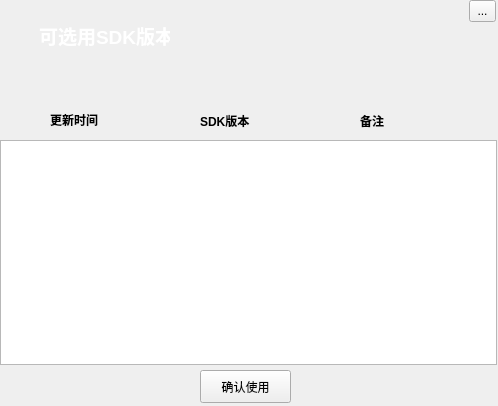
<?xml version="1.0" encoding="UTF-8"?>
<ui version="4.0">
 <class>Form</class>
 <widget class="QWidget" name="Form">
  <property name="geometry">
   <rect>
    <x>0</x>
    <y>0</y>
    <width>498</width>
    <height>406</height>
   </rect>
  </property>
  <property name="windowTitle">
   <string>Form</string>
  </property>
  <property name="styleSheet">
   <string notr="true">QToolButton[objectName=&quot;closetoolButton&quot;] {
border:0px;
}
QToolButton[objectName=&quot;closetoolButton&quot;]:hover {
image:url(:/images/close_hover.png);
}
QToolButton[objectName=&quot;closetoolButton&quot;]:pressed {
image:url(:/images/close_pressed.png);
}

QWidget[objectName=&quot;widget&quot;]{
background-image: url(:/images/funcell_bg.png);
}
QPushButton[objectName=&quot;pushButton&quot;]{
background-color: rgb(0, 170, 255);
color: rgb(255, 255, 255);
}
QPushButton[objectName=&quot;pushButton_2&quot;]{
background-color: rgb(0, 165, 0);
color: rgb(255, 255, 255);
}
QCheckBox[objectName=&quot;checkBox&quot;]{
color: rgb(255, 0, 0);
}
QWidget[objectName=&quot;Form&quot;]{
background-color: rgb(255, 255, 255);
}
QListWidget[objectName=&quot;listWidget&quot;]{
background-color:transparent;
border:0px;
}</string>
  </property>
  <widget class="QWidget" name="widget" native="true">
   <property name="geometry">
    <rect>
     <x>-1</x>
     <y>0</y>
     <width>501</width>
     <height>80</height>
    </rect>
   </property>
   <widget class="QLabel" name="label">
    <property name="geometry">
     <rect>
      <x>40</x>
      <y>20</y>
      <width>131</width>
      <height>31</height>
     </rect>
    </property>
    <property name="lineWidth">
     <number>1</number>
    </property>
    <property name="text">
     <string>&lt;html&gt;&lt;head/&gt;&lt;body&gt;&lt;p&gt;&lt;span style=&quot; font-size:14pt; font-weight:600; color:#ffffff;&quot;&gt;可选用SDK版本&lt;/span&gt;&lt;/p&gt;&lt;/body&gt;&lt;/html&gt;</string>
    </property>
   </widget>
   <widget class="QToolButton" name="closetoolButton">
    <property name="geometry">
     <rect>
      <x>470</x>
      <y>0</y>
      <width>27</width>
      <height>22</height>
     </rect>
    </property>
    <property name="text">
     <string>...</string>
    </property>
    <property name="icon">
     <iconset resource="../../WorkSpace_python/mypack/res.qrc">
      <normaloff>:/images/close_normal.png</normaloff>:/images/close_normal.png</iconset>
    </property>
    <property name="iconSize">
     <size>
      <width>27</width>
      <height>22</height>
     </size>
    </property>
   </widget>
  </widget>
  <widget class="QLabel" name="label_2">
   <property name="geometry">
    <rect>
     <x>50</x>
     <y>110</y>
     <width>61</width>
     <height>21</height>
    </rect>
   </property>
   <property name="text">
    <string>&lt;html&gt;&lt;head/&gt;&lt;body&gt;&lt;p&gt;&lt;span style=&quot; font-weight:600;&quot;&gt;更新时间&lt;/span&gt;&lt;/p&gt;&lt;/body&gt;&lt;/html&gt;</string>
   </property>
  </widget>
  <widget class="QLabel" name="label_3">
   <property name="geometry">
    <rect>
     <x>200</x>
     <y>112</y>
     <width>71</width>
     <height>16</height>
    </rect>
   </property>
   <property name="text">
    <string>&lt;html&gt;&lt;head/&gt;&lt;body&gt;&lt;p&gt;&lt;span style=&quot; font-weight:600;&quot;&gt;SDK版本&lt;/span&gt;&lt;/p&gt;&lt;/body&gt;&lt;/html&gt;</string>
   </property>
  </widget>
  <widget class="QLabel" name="label_4">
   <property name="geometry">
    <rect>
     <x>360</x>
     <y>112</y>
     <width>71</width>
     <height>16</height>
    </rect>
   </property>
   <property name="text">
    <string>&lt;html&gt;&lt;head/&gt;&lt;body&gt;&lt;p&gt;&lt;span style=&quot; font-weight:600;&quot;&gt;备注&lt;/span&gt;&lt;/p&gt;&lt;/body&gt;&lt;/html&gt;</string>
   </property>
  </widget>
  <widget class="QPushButton" name="pushButton_2">
   <property name="geometry">
    <rect>
     <x>200</x>
     <y>370</y>
     <width>91</width>
     <height>33</height>
    </rect>
   </property>
   <property name="text">
    <string>确认使用</string>
   </property>
  </widget>
  <widget class="QListWidget" name="listWidget">
   <property name="geometry">
    <rect>
     <x>0</x>
     <y>140</y>
     <width>497</width>
     <height>225</height>
    </rect>
   </property>
   <property name="focusPolicy">
    <enum>Qt::NoFocus</enum>
   </property>
  </widget>
 </widget>
 <resources>
  <include location="../../WorkSpace_python/mypack/res.qrc"/>
 </resources>
 <connections/>
</ui>
